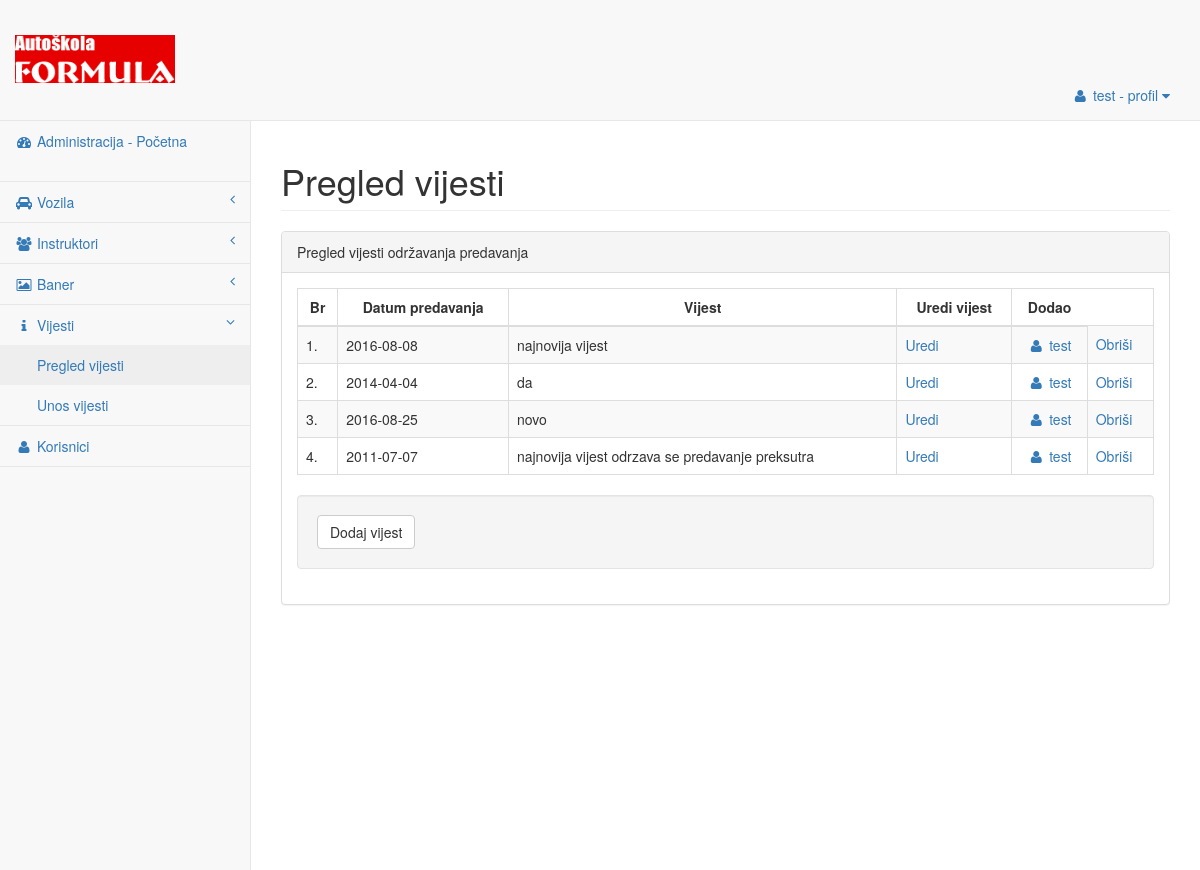
Screenshot of /admin/info (signed in) with the database file from the repository.
### tables this page shows
CREATE TABLE IF NOT EXISTS `info` (
  `id` int(11) NOT NULL,
  `id_admin` int(11) NOT NULL,
  `description` varchar(255) NOT NULL,
  `date` date NOT NULL,
  `creation_datetime` datetime NOT NULL,
  `lastupdate_datetime` datetime NOT NULL
);

CREATE TABLE IF NOT EXISTS `users` (
  `id` int(11) NOT NULL,
  `first_name` varchar(64) NOT NULL,
  `last_name` varchar(64) NOT NULL,
  `username` varchar(16) NOT NULL,
  `email` varchar(255) NOT NULL,
  `password` char(40) NOT NULL,
  `creation_datetime` datetime NOT NULL,
  `lastupdate_datetime` datetime NOT NULL,
  `permission` tinyint(1) NOT NULL
);

### admin/tpl/info.php (the view, shortened to what this page needs)
<?php
$info_data_query = '
	SELECT
	info.id,
	info.description,
	info.date,
	info.creation_datetime,
	users.id AS id_admin,
	users.username,
	users.permission
	FROM info, users
	WHERE info.id_admin = users.id
	ORDER BY creation_datetime DESC
	';
$info_data = $db->query($info_data_query);
$info_data = $info_data->fetch_all(MYSQLI_ASSOC);
?>
<!DOCTYPE html>
<html lang="en">
<head>
    <link href="<?=BASE_URL?>tpl/css/bootstrap.css" rel="stylesheet">
    <link href="<?=BASE_URL?>tpl/css/metisMenu.css" rel="stylesheet">
    <link href="<?=BASE_URL?>tpl/css/dataTables.bootstrap.css" rel="stylesheet">
    <link href="<?=BASE_URL?>tpl/css/dataTables.responsive.css" rel="stylesheet">
    <link href="<?=BASE_URL?>tpl/css/sb-admin-2.css" rel="stylesheet">
    <link href="<?=BASE_URL?>tpl/css/font-awesome.css" rel="stylesheet" type="text/css">
</head>
<body>
    <div id="wrapper">
        <div id="page-wrapper">
            <div class="row">
                <div class="col-lg-12">
                    <h1 class="page-header">Pregled vijesti</h1>
                </div>
            </div>
            <div class="row">
                <div class="col-lg-12">
                    <div class="panel panel-default">
                        <div class="panel-heading">
                            Pregled vijesti održavanja predavanja
                        </div>
                        <div class="panel-body">
                            <div class="dataTable_wrapper">
                                <table class="table table-striped table-bordered table-hover" id="pregled_korisnika">
                                    <thead>
                                        <tr>
											<th class="text-center">Br <?php $r = 1; ?> </th>
											<th class="text-center">Datum predavanja</th>
											<th class="text-center">Vijest</th>
											<th class="text-center">Uredi vijest</th>
											<th class="text-center">Dodao</th>
                                        </tr>
                                    </thead>
                                    <tbody>
									<?php foreach ($info_data as $key => $value) : ?>
                                        <tr class="<?=($i%2) ? 'even':'odd';?> gradeX">
											<td><?=($r++).'.';?></td>
											<td><?=$value['date'];?></td>
											<td><?=$value['description'];?></td>
                                            <td><a href="/admin/info-add/edit/<?=$value['id'];?>">Uredi</a></td>
											<td class="text-center"><a href="/admin/users"><i class="fa fa-user fa-fw"></i> <?=$value['username'];?></td>
											<?php if ($value['permission'] === '1') :?>
                                            <td><a href="/admin/info-add/delete/<?=$value['id'];?>">Obriši</a></td>
											<?php endif;?>
                                        </tr>
									<?php endforeach; ?>
                                    </tbody>
                                </table>
                            </div>
                            <div class="well">
							<a class="btn btn-default" name="Dodaj vijest" href="info-add">Dodaj vijest</a>
                            </div>
                        </div>
                    </div>
                </div>
            </div>
        </div>
    </div>
</body>
</html>

### admin/tpl/css/metisMenu.css (style rules this page uses)
.arrow { float: right; line-height: 1.42857; }
.fa.arrow:before { content: "\f104"; }
.active > a > .fa.arrow:before { content: "\f107"; }

### admin/tpl/css/sb-admin-2.css (style rules this page uses)
body { background-color: #f8f8f8; }
#wrapper { width: 100%; }
#page-wrapper { padding: 0 15px; min-height: 568px; background-color: #fff; }
@media (min-width:768px) { #page-wrapper { position: inherit; margin: 0 0 0 250px; padding: 0 30px; border-left: 1px solid #e7e7e7; } }
.navbar-top-links { margin-right: 0; }
.navbar-top-links li { display: inline-block; }
.navbar-top-links li:last-child { margin-right: 15px; }
.navbar-top-links li a { padding: 15px; min-height: 50px; }
.sidebar .sidebar-nav.navbar-collapse { padding-right: 0; padding-left: 0; }
.sidebar ul li { border-bottom: 1px solid #e7e7e7; }
.sidebar ul li a.active { background-color: #eee; }
.sidebar .arrow { float: right; }
.sidebar .fa.arrow:before { content: "\f104"; }
.sidebar .active>a>.fa.arrow:before { content: "\f107"; }
.sidebar .nav-second-level li, .sidebar .nav-third-level li { border-bottom: 0!important; }
.sidebar .nav-second-level li a { padding-left: 37px; }
@media (min-width:768px) { .sidebar { z-index: 1; position: absolute; width: 250px; margin-top: 51px; } }

### rows the page displays
info: date "2016-08-08", description "najnovija vijest", users.username "test"
info: date "2014-04-04", description "da", users.username "test"
info: date "2016-08-25", description "novo", users.username "test"
info: date "2011-07-07", description "najnovija vijest odrzava se predavanje preksutra", users.username "test"
